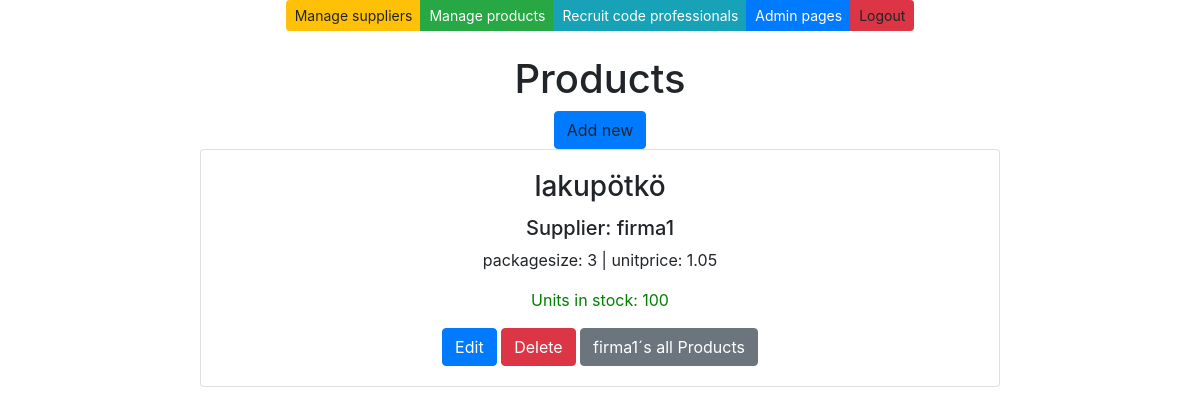
/products-by-supplier/1/, run on the app's committed database.
### app/models.py (models this page shows, shortened)
class Product(models.Model):
    productname = models.CharField(max_length = 20, default = "laku")
    packagesize = models.CharField(max_length = 20, default = 3)
    unitprice = models.DecimalField(max_digits=8, decimal_places=2, default=1.00)
    unitsinstock = models.IntegerField(default = 3)
    supplier = models.ForeignKey(Supplier, on_delete=models.CASCADE)

class Supplier(models.Model):
    companyname = models.CharField(max_length = 50, default="firma")
    contactname = models.CharField(max_length = 50, default="firma")
    address = models.CharField(max_length = 100, default="firma")
    phone = models.CharField(max_length = 20, default="firma")
    email = models.CharField(max_length = 50, default="firma")
    country = models.CharField(max_length = 50, default="firma")

### app/views.py (the view)
# urls.py: path('products-by-supplier/<int:id>/', products_filtered),
def products_filtered(request, id):
    productlist = Product.objects.all()
    filteredproducts = productlist.filter(supplier = id)
    context = {'products': filteredproducts}
    return render (request,"productlist.html",context)

### app/templates/productlist.html (shortened to what this page needs)
{% extends 'index.html' %}
{% block content %}
<br />
<br />
<h1>Products</h1>
<a onclick="showaddform()" class="btn btn-primary">Add new</a>
{% for p in products %}
<div class="card" style="width: 50rem;">
    <div class="card-body">
        <h3 class="card-title">{{p.productname}} </h3>
        <h5 class="card-text">Supplier: {{p.supplier.companyname}}</h5>
        <p class="card-text">packagesize: {{p.packagesize}} | unitprice: {{p.unitprice}}</p>
        <p class="card-text" style="color: green;">Units in stock: {{p.unitsinstock}}</p>
        <a href="/edit-product-get/{{p.id}}/" class="btn btn-primary">Edit</a>
        <a href="/confirm-delete-product/{{p.id}}/" class="btn btn-danger">Delete</a>
        <a href="/products-by-supplier/{{p.supplier.id}}/" class="btn btn-secondary">{{p.supplier.companyname}}´s all
            Products</a>
    </div>
</div>
{% empty %}
<div class="card" style="width: 50rem;">
    <div class="card-body">
        <p class="card-text">No products found in the database </p>
    </div>
</div>
{%endfor%}
{% endblock %}

### data on the page
Product: productname "lakupötkö", supplier.companyname "firma1", packagesize "3", unitprice "1.05", unitsinstock "100"
